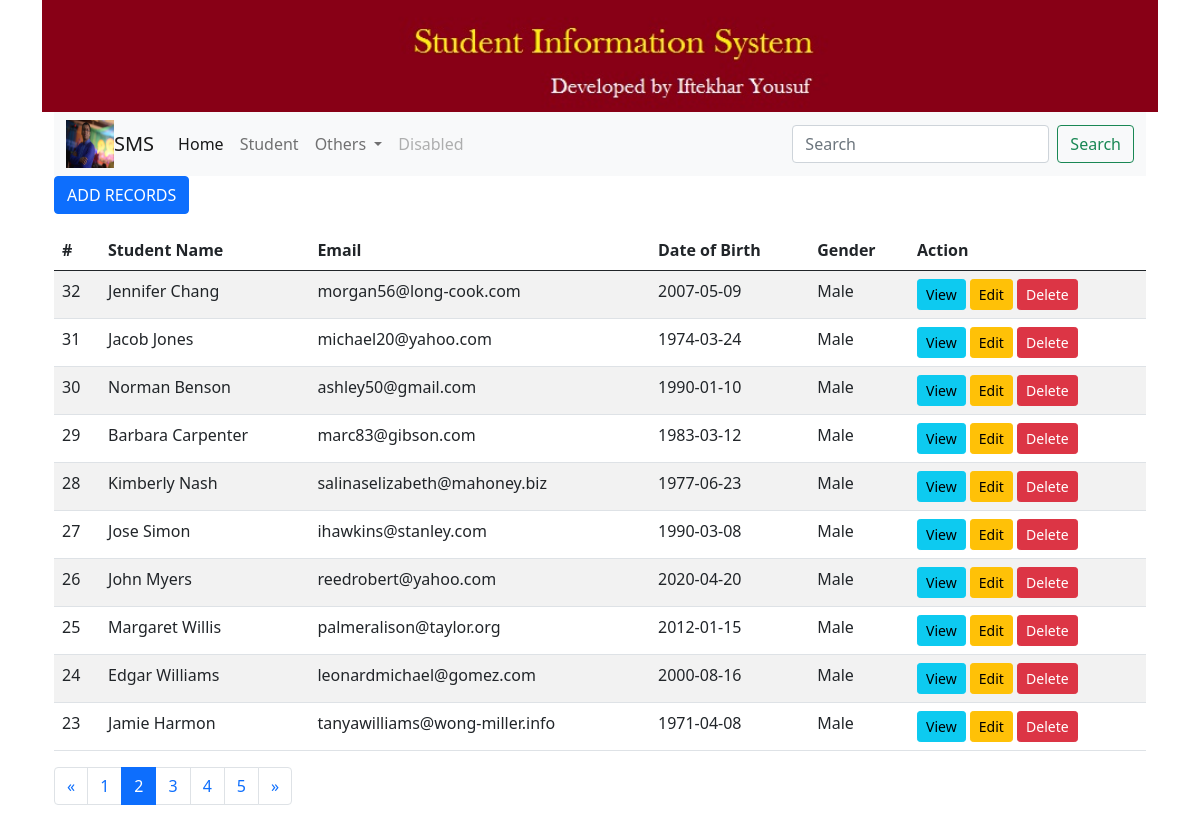
/stud/index/?page=2, run on the app's committed database.
### studentapp/models.py (models this page shows, shortened)
class Student(models.Model):
    GENDER_CHOICES=[('Male','Male'),('Female','Female'),]
    id=models.AutoField(primary_key=True)
    name=models.CharField(max_length=100)
    email=models.EmailField(unique=True,blank=True)
    dob=models.DateField(default=datetime.now,blank=True)
    gender=models.CharField(max_length=6,choices=GENDER_CHOICES,default='Male')

### studentapp/views.py (the view)
# urls.py: path('index/',views.index,name='index'),
def index(request):
    students=Student.objects.order_by('-id')
    paginator=Paginator(students,10)
    page=request.GET.get('page')
    students=paginator.get_page(page)
    context={'title':'Wellcome','students':students}
    return render(request,"student/index.html",context)

### templates/student/index.html (shortened to what this page needs)
{% extends 'base.html' %}
{% block content %}
      <a href="{% url 'create' %}" class="btn btn-primary mb-3">ADD RECORDS</a>
                <table class='table table-striped'>
                    <thead>
                        <tr class="thead-dark">
                            <th>#</th>
                            <th>Student Name</th>
                            <th>Email </th>
                            <th>Date of Birth </th>
                            <th>Gender </th>
                            <th>Action</th>
                         </tr>
                    </thead>
                    <tbody>
                        {% for std in students %}
                        <tr>
                            <td>{{ std.id}}</td>
                            <td>{{ std.name|title}}</td>
                            <td>{{std.email}} </td>
                            <td>{{std.dob|date:'Y-m-d'}} </td>
                            <td>{{ std.gender}}</td>
                            <td>
                                <a href="{% url 'details' std.id %}" class="btn btn-info btn-sm">View</a>
                                <a href="{% url 'edit' std.id %}" class="btn btn-warning btn-sm">Edit</a>
                                <a href="{% url 'delete' std.id %}" class="btn btn-danger btn-sm" onclick="return confirm('Are you sure to delete this record?');">Delete</a>
                            </td>
                         </tr>
                         {%empty%}
                         <tr>
                             <td colspan="5" class="text-center bg-warning">NO RECORDS FOUND</td>
                         </tr>
                         {% endfor %}
                    </tbody>
                </table>
                <nav aria-label="Page navigation example">
                    <ul class="pagination">
                        {% if students.has_previous %}
                      <li class="page-item">
                        <a class="page-link" href="?page={{ students.previous_page_number}}" aria-label="Previous">
                          <span aria-hidden="true">&laquo;</span>
                        </a>
                      </li>
                      {% else %}
                      <li class="page-item disabled"><a class="page-link" href="#"><span aria-hidden="true">&laquo;</span></a></li>
                      {% endif %}
                      {% for i in students.paginator.page_range %}
                      {% if students.number == i  %}
                      <li class="page-item active"><a class="page-link" href="#">{{ i }} </a></li>
                      {% else  %}
                      <li class="page-item"><a class="page-link" href="?page={{ i }}">{{ i }}</a></li>
                      {% endif %}
                      {% endfor %}
                      {% if students.has_next %}
                      <li class="page-item">
                        <a class="page-link" href="?page={{ students.next_page_number}}" aria-label="Previous">
                          <span aria-hidden="true">&raquo;</span>
                        </a>
                      </li>
                      {% else %}
                      <li class="page-item disabled"><a class="page-link" href="#"><span aria-hidden="true">&raquo;</span></a></li>
                      {% endif %}
                    </ul>
                  </nav>
        </div>
    </div>
    {% endblock %}

### data on the page
Student: id "32", name "Jennifer Chang", email "morgan56@long-cook.com", dob "2007-05-09", gender "Male"
Student: id "31", name "Jacob Jones", email "michael20@yahoo.com", dob "1974-03-24", gender "Male"
Student: id "30", name "Norman Benson", email "ashley50@gmail.com", dob "1990-01-10", gender "Male"
Student: id "29", name "Barbara Carpenter", email "marc83@gibson.com", dob "1983-03-12", gender "Male"
Student: id "28", name "Kimberly Nash", email "salinaselizabeth@mahoney.biz", dob "1977-06-23", gender "Male"
Student: id "27", name "Jose Simon", email "ihawkins@stanley.com", dob "1990-03-08", gender "Male"
Student: id "26", name "John Myers", email "reedrobert@yahoo.com", dob "2020-04-20", gender "Male"
Student: id "25", name "Margaret Willis", email "palmeralison@taylor.org", dob "2012-01-15", gender "Male"
Student: id "24", name "Edgar Williams", email "leonardmichael@gomez.com", dob "2000-08-16", gender "Male"
Student: id "23", name "Jamie Harmon", email "tanyawilliams@wong-miller.info", dob "1971-04-08", gender "Male"

### other printed values
{{ i }} "1" "3" "4" "5"
{{ i }} "2"
